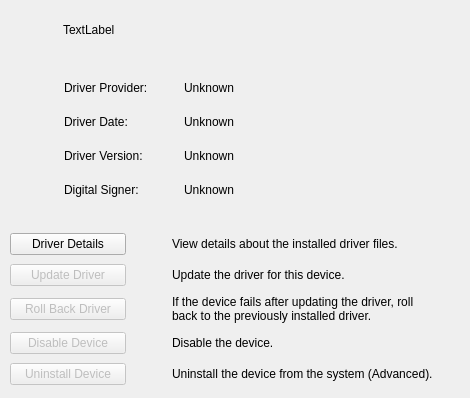
                    <widget class="QWidget" name="tabDriver">
                        <property name="sizePolicy">
                            <sizepolicy hsizetype="Expanding" vsizetype="Expanding">
                                <horstretch>0</horstretch>
                                <verstretch>0</verstretch>
                            </sizepolicy>
                        </property>
                        <attribute name="title">
                            <string>Driver</string>
                        </attribute>
                        <widget class="QWidget" name="layoutWidget2">
                            <property name="geometry">
                                <rect>
                                    <x>10</x>
                                    <y>230</y>
                                    <width>451</width>
                                    <height>159</height>
                                </rect>
                            </property>
                            <layout class="QGridLayout" name="gridLayout_2">
                                <item row="0" column="0">
                                    <widget class="QPushButton" name="buttonDriverDetails">
                                        <property name="sizePolicy">
                                            <sizepolicy hsizetype="Fixed" vsizetype="Fixed">
                                                <horstretch>0</horstretch>
                                                <verstretch>0</verstretch>
                                            </sizepolicy>
                                        </property>
                                        <property name="minimumSize">
                                            <size>
                                                <width>116</width>
                                                <height>22</height>
                                            </size>
                                        </property>
                                        <property name="text">
                                            <string>Driver Details</string>
                                        </property>
                                    </widget>
                                </item>
                                <item row="0" column="2">
                                    <widget class="QLabel" name="label_6">
                                        <property name="text">
                                            <string>View details about the installed driver files.</string>
                                        </property>
                                    </widget>
                                </item>
                                <item row="1" column="0">
                                    <widget class="QPushButton" name="buttonUpdateDriver">
                                        <property name="enabled">
                                            <bool>false</bool>
                                        </property>
                                        <property name="sizePolicy">
                                            <sizepolicy hsizetype="Fixed" vsizetype="Fixed">
                                                <horstretch>0</horstretch>
                                                <verstretch>0</verstretch>
                                            </sizepolicy>
                                        </property>
                                        <property name="minimumSize">
                                            <size>
                                                <width>116</width>
                                                <height>22</height>
                                            </size>
                                        </property>
                                        <property name="text">
                                            <string>Update Driver</string>
                                        </property>
                                    </widget>
                                </item>
                                <item row="1" column="2">
                                    <widget class="QLabel" name="label_7">
                                        <property name="text">
                                            <string>Update the driver for this device.</string>
                                        </property>
                                    </widget>
                                </item>
                                <item row="2" column="0">
                                    <widget class="QPushButton" name="buttonRollBackDriver">
                                        <property name="enabled">
                                            <bool>false</bool>
                                        </property>
                                        <property name="sizePolicy">
                                            <sizepolicy hsizetype="Fixed" vsizetype="Fixed">
                                                <horstretch>0</horstretch>
                                                <verstretch>0</verstretch>
                                            </sizepolicy>
                                        </property>
                                        <property name="minimumSize">
                                            <size>
                                                <width>116</width>
                                                <height>22</height>
                                            </size>
                                        </property>
                                        <property name="text">
                                            <string>Roll Back Driver</string>
                                        </property>
                                    </widget>
                                </item>
                                <item row="2" column="2">
                                    <widget class="QLabel" name="label_8">
                                        <property name="text">
                                            <string>&lt;html&gt;&lt;head/&gt;&lt;body&gt;&lt;p&gt;If the device fails after updating the driver, roll&lt;br/&gt;back to the previously installed driver.&lt;/p&gt;&lt;/body&gt;&lt;/html&gt;</string>
                                        </property>
                                    </widget>
                                </item>
                                <item row="3" column="0">
                                    <widget class="QPushButton" name="buttonDisableDevice">
                                        <property name="enabled">
                                            <bool>false</bool>
                                        </property>
                                        <property name="sizePolicy">
                                            <sizepolicy hsizetype="Fixed" vsizetype="Fixed">
                                                <horstretch>0</horstretch>
                                                <verstretch>0</verstretch>
                                            </sizepolicy>
                                        </property>
                                        <property name="minimumSize">
                                            <size>
                                                <width>116</width>
                                                <height>22</height>
                                            </size>
                                        </property>
                                        <property name="text">
                                            <string>Disable Device</string>
                                        </property>
                                    </widget>
                                </item>
                                <item row="3" column="2">
                                    <widget class="QLabel" name="label_9">
                                        <property name="text">
                                            <string>Disable the device.</string>
                                        </property>
                                    </widget>
                                </item>
                                <item row="4" column="0">
                                    <widget class="QPushButton" name="buttonUninstallDevice">
                                        <property name="enabled">
                                            <bool>false</bool>
                                        </property>
                                        <property name="sizePolicy">
                                            <sizepolicy hsizetype="Fixed" vsizetype="Fixed">
                                                <horstretch>0</horstretch>
                                                <verstretch>0</verstretch>
                                            </sizepolicy>
                                        </property>
                                        <property name="minimumSize">
                                            <size>
                                                <width>116</width>
                                                <height>22</height>
                                            </size>
                                        </property>
                                        <property name="text">
                                            <string>Uninstall Device</string>
                                        </property>
                                    </widget>
                                </item>
                                <item row="4" column="2">
                                    <widget class="QLabel" name="label_10">
                                        <property name="text">
                                            <string>Uninstall the device from the system (Advanced).</string>
                                        </property>
                                    </widget>
                                </item>
                                <item row="0" column="1">
                                    <spacer name="horizontalSpacer">
                                        <property name="orientation">
                                            <enum>Qt::Horizontal</enum>
                                        </property>
                                        <property name="sizeType">
                                            <enum>QSizePolicy::Maximum</enum>
                                        </property>
                                        <property name="sizeHint" stdset="0">
                                            <size>
                                                <width>40</width>
                                                <height>20</height>
                                            </size>
                                        </property>
                                    </spacer>
                                </item>
                            </layout>
                        </widget>
                        <widget class="QWidget" name="layoutWidget3">
                            <property name="geometry">
                                <rect>
                                    <x>10</x>
                                    <y>70</y>
                                    <width>451</width>
                                    <height>141</height>
                                </rect>
                            </property>
                            <layout class="QGridLayout" name="gridLayout_3">
                                <item row="0" column="0">
                                    <spacer name="horizontalSpacer_12">
                                        <property name="orientation">
                                            <enum>Qt::Horizontal</enum>
                                        </property>
                                        <property name="sizeType">
                                            <enum>QSizePolicy::Maximum</enum>
                                        </property>
                                        <property name="sizeHint" stdset="0">
                                            <size>
                                                <width>54</width>
                                                <height>20</height>
                                            </size>
                                        </property>
                                    </spacer>
                                </item>
                                <item row="0" column="1">
                                    <widget class="QLabel" name="label_2">
                                        <property name="sizePolicy">
                                            <sizepolicy hsizetype="Maximum" vsizetype="Maximum">
                                                <horstretch>0</horstretch>
                                                <verstretch>0</verstretch>
                                            </sizepolicy>
                                        </property>
                                        <property name="text">
                                            <string>Driver Provider:</string>
                                        </property>
                                    </widget>
                                </item>
                                <item row="0" column="2">
                                    <spacer name="horizontalSpacer_8">
                                        <property name="orientation">
                                            <enum>Qt::Horizontal</enum>
                                        </property>
                                        <property name="sizeType">
                                            <enum>QSizePolicy::Maximum</enum>
                                        </property>
                                        <property name="sizeHint" stdset="0">
                                            <size>
                                                <width>30</width>
                                                <height>20</height>
                                            </size>
                                        </property>
                                    </spacer>
                                </item>
                                <item row="0" column="3">
                                    <widget class="QLabel" name="labelDriverProviderValue">
                                        <property name="sizePolicy">
                                            <sizepolicy hsizetype="Expanding" vsizetype="Maximum">
                                                <horstretch>0</horstretch>
                                                <verstretch>0</verstretch>
                                            </sizepolicy>
                                        </property>
                                        <property name="text">
                                            <string>Unknown</string>
                                        </property>
                                    </widget>
                                </item>
                                <item row="1" column="0">
                                    <spacer name="horizontalSpacer_13">
                                        <property name="orientation">
                                            <enum>Qt::Horizontal</enum>
                                        </property>
                                        <property name="sizeType">
                                            <enum>QSizePolicy::Maximum</enum>
                                        </property>
                                        <property name="sizeHint" stdset="0">
                                            <size>
                                                <width>54</width>
                                                <height>20</height>
                                            </size>
                                        </property>
                                    </spacer>
                                </item>
                                <item row="1" column="1">
                                    <widget class="QLabel" name="label_3">
                                        <property name="sizePolicy">
                                            <sizepolicy hsizetype="Maximum" vsizetype="Maximum">
                                                <horstretch>0</horstretch>
                                                <verstretch>0</verstretch>
                                            </sizepolicy>
                                        </property>
                                        <property name="text">
                                            <string>Driver Date:</string>
                                        </property>
                                    </widget>
                                </item>
                                <item row="1" column="3">
                                    <widget class="QLabel" name="labelDriverDateValue">
                                        <property name="sizePolicy">
                                            <sizepolicy hsizetype="Preferred" vsizetype="Maximum">
                                                <horstretch>0</horstretch>
                                                <verstretch>0</verstretch>
                                            </sizepolicy>
                                        </property>
                                        <property name="text">
                                            <string>Unknown</string>
                                        </property>
                                    </widget>
                                </item>
                                <item row="2" column="0">
                                    <spacer name="horizontalSpacer_14">
                                        <property name="orientation">
                                            <enum>Qt::Horizontal</enum>
                                        </property>
                                        <property name="sizeType">
                                            <enum>QSizePolicy::Maximum</enum>
                                        </property>
                                        <property name="sizeHint" stdset="0">
                                            <size>
                                                <width>54</width>
                                                <height>20</height>
                                            </size>
                                        </property>
                                    </spacer>
                                </item>
                                <item row="2" column="1">
                                    <widget class="QLabel" name="label_4">
                                        <property name="sizePolicy">
                                            <sizepolicy hsizetype="Maximum" vsizetype="Maximum">
                                                <horstretch>0</horstretch>
                                                <verstretch>0</verstretch>
                                            </sizepolicy>
                                        </property>
                                        <property name="text">
                                            <string>Driver Version:</string>
                                        </property>
                                    </widget>
                                </item>
                                <item row="2" column="3">
                                    <widget class="QLabel" name="labelDriverVersionValue">
                                        <property name="sizePolicy">
                                            <sizepolicy hsizetype="Preferred" vsizetype="Maximum">
                                                <horstretch>0</horstretch>
                                                <verstretch>0</verstretch>
                                            </sizepolicy>
                                        </property>
                                        <property name="text">
                                            <string>Unknown</string>
                                        </property>
                                    </widget>
                                </item>
                                <item row="3" column="0">
                                    <spacer name="horizontalSpacer_15">
                                        <property name="orientation">
                                            <enum>Qt::Horizontal</enum>
                                        </property>
                                        <property name="sizeType">
                                            <enum>QSizePolicy::Maximum</enum>
                                        </property>
                                        <property name="sizeHint" stdset="0">
                                            <size>
                                                <width>54</width>
                                                <height>20</height>
                                            </size>
                                        </property>
                                    </spacer>
                                </item>
                                <item row="3" column="1">
                                    <widget class="QLabel" name="label_5">
                                        <property name="sizePolicy">
                                            <sizepolicy hsizetype="Maximum" vsizetype="Maximum">
                                                <horstretch>0</horstretch>
                                                <verstretch>0</verstretch>
                                            </sizepolicy>
                                        </property>
                                        <property name="text">
                                            <string>Digital Signer:</string>
                                        </property>
                                    </widget>
                                </item>
                                <item row="3" column="3">
                                    <widget class="QLabel" name="labelDigitalSignerValue">
                                        <property name="sizePolicy">
                                            <sizepolicy hsizetype="Preferred" vsizetype="Maximum">
                                                <horstretch>0</horstretch>
                                                <verstretch>0</verstretch>
                                            </sizepolicy>
                                        </property>
                                        <property name="text">
                                            <string>Unknown</string>
                                        </property>
                                    </widget>
                                </item>
                            </layout>
                        </widget>
                        <widget class="QWidget" name="layoutWidget4">
                            <property name="geometry">
                                <rect>
                                    <x>10</x>
                                    <y>10</y>
                                    <width>451</width>
                                    <height>41</height>
                                </rect>
                            </property>
                            <layout class="QHBoxLayout" name="horizontalLayout">
                                <item>
                                    <widget class="QLabel" name="labelIconDriver">
                                        <property name="sizePolicy">
                                            <sizepolicy hsizetype="Fixed" vsizetype="Fixed">
                                                <horstretch>0</horstretch>
                                                <verstretch>0</verstretch>
                                            </sizepolicy>
                                        </property>
                                        <property name="minimumSize">
                                            <size>
                                                <width>32</width>
                                                <height>32</height>
                                            </size>
                                        </property>
                                        <property name="maximumSize">
                                            <size>
                                                <width>32</width>
                                                <height>32</height>
                                            </size>
                                        </property>
                                        <property name="text">
                                            <string/>
                                        </property>
                                    </widget>
                                </item>
                                <item>
                                    <spacer name="horizontalSpacer_7">
                                        <property name="orientation">
                                            <enum>Qt::Horizontal</enum>
                                        </property>
                                        <property name="sizeType">
                                            <enum>QSizePolicy::Maximum</enum>
                                        </property>
                                        <property name="sizeHint" stdset="0">
                                            <size>
                                                <width>15</width>
                                                <height>20</height>
                                            </size>
                                        </property>
                                    </spacer>
                                </item>
                                <item>
                                    <widget class="QLabel" name="labelDeviceNameDriver">
                                        <property name="sizePolicy">
                                            <sizepolicy hsizetype="Preferred" vsizetype="Preferred">
                                                <horstretch>0</horstretch>
                                                <verstretch>0</verstretch>
                                            </sizepolicy>
                                        </property>
                                        <property name="maximumSize">
                                            <size>
                                                <width>16777215</width>
                                                <height>20</height>
                                            </size>
                                        </property>
                                        <property name="text">
                                            <string>TextLabel</string>
                                        </property>
                                    </widget>
                                </item>
                            </layout>
                        </widget>
                    </widget>
